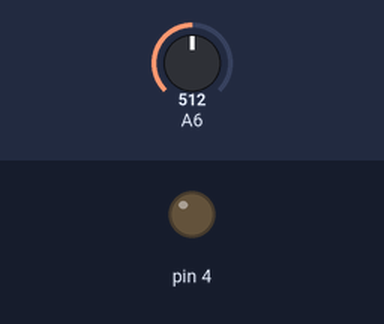
A sketch run on a simulated Arduino Nano, built with avr-gcc and run on an emulated ATmega328P. Shown: output pins drawn as LEDs (lit = HIGH). The inputs (shaded band) are chosen by the test bench; at power-on: A6 = 512. What the sketch prints to the serial monitor is not drawn.

Above: at 1.8 s.
1.9 s: A6 set to 107
4.5 s: A6 set to 92
At 5.6 s:
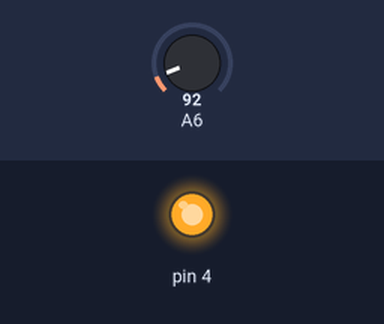
Timing chart, 0 to 7.5 s (numbered marks = the images above; inputs shaded):
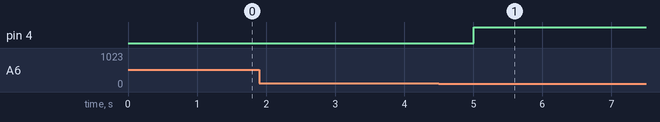

Measured:
- the behaviour switches between 100 and 99 on A6 (found by bisection; images 0 and 1)
- after the input at 1.9 s, every drawn part: stays the same
- after the input at 4.5 s, pin 4: LOW → HIGH after 0.50 s

The sketch:

sketch_jan23a.ino
```cpp
void setup() {
  Serial.begin(9600);
  // // put your setup code here, to run once:
  // pinMode(A6, INPUT);
  // int lightLevel = analogRead(A6);
  // Serial.begin(9600);
  // Serial.println(lightLevel);

  // if(lightLevel < 100){
  //   Serial.print(“It’s really dark!”);
  // }
  //   else if (lightLevel < 200, lightLevel > 100){
  //     Serial.print("It’s dim in here”);
  //     }
  //   else if (lightLevel > 200, lightLevel < 700){
  //     Serial.print("It’s a little bright”);
  //   }
  //   else (lightLevel > 700, lightLevel < 1024){
  //     Serial.print("It’s a little bright”);
  //     }
}

void loop() {
  // put your main code here, to run repeatedly:
    pinMode(A6, INPUT);
    pinMode(4, OUTPUT);
  int lightLevel = analogRead(A6);
  Serial.begin(9600);
  Serial.println(lightLevel);
  if (lightLevel < 100) {
    Serial.println("It’s really dark!");
    digitalWrite(4, HIGH);
  } else if (lightLevel < 200) {
    Serial.println("It’s dim in here");
  } else if (lightLevel < 700) {
    Serial.println("It’s a little bright");
  } else if (lightLevel < 1024) {
    Serial.println("It’s really bright!");
  }
  delay(1000);
}
```
